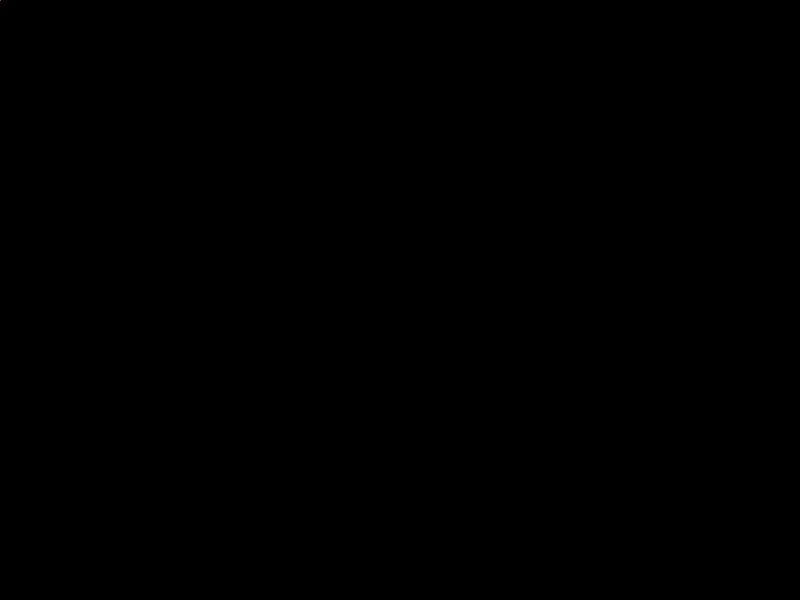
Frame 1 (no input)
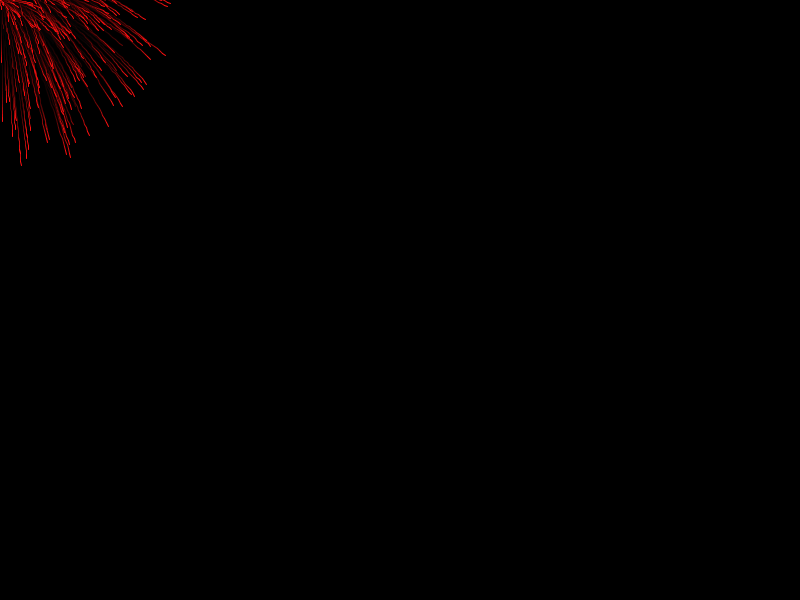
Frame 60 (the mouse pressed at the canvas centre just before this capture)
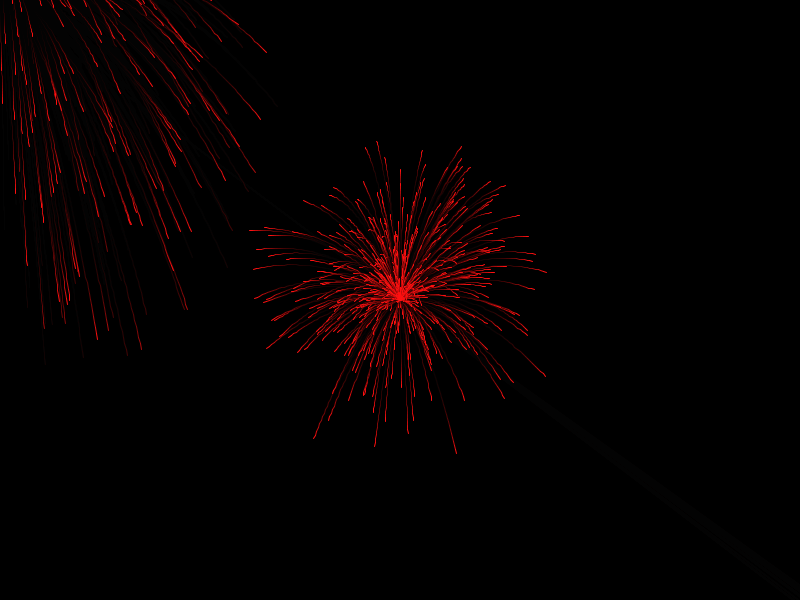
Frame 120 (the mouse held since frame 60 and released just before this capture)

The Processing sketch that drew these frames (run headless with seeded random() and noise(); from frame 60 on, the mouse is pressed at the canvas centre):

// Processing sketch: processing_144292
// ── processing_144292.pde

class spark {
  PVector location;
  PVector previous;
  PVector velocity;
  spark() {
    location = new PVector(mouseX, mouseY);
    previous = new PVector(pmouseX, pmouseY);
    float radius = sqrt(random(0,1))*3;
    float angle = random(0,TWO_PI);
    velocity = new PVector(radius*cos(angle), radius*sin(angle)-1.5);
    
    velocity.add(PVector.mult(PVector.sub(location, previous),0.3));
  }
  void update() {
    previous = location.get();
    location.add(velocity);
    velocity.y += 0.05;
  }
}
spark[] sparkList;
int index = 0;
void setup() {
  size(800, 600);
  background(0);
  sparkList = new spark[1000];
  for (int i=0;i<sparkList.length;i++) {
    sparkList[i] = new spark();
  }
  smooth();
}
void draw() {
  noStroke();
  fill(0, 32);
  rect(0, 0, width, height);
  stroke(255, 16, 16);
  for (int i=0;i<sparkList.length;i++) {
    line(sparkList[i].location.x, sparkList[i].location.y, 
    sparkList[i].previous.x, sparkList[i].previous.y);
    sparkList[i].update();
  }
  for (int i=0;i<10;i++) {
    sparkList[index] = new spark();
    index++;
    if (index==sparkList.length) {
      index=0;
    }
  }
}
